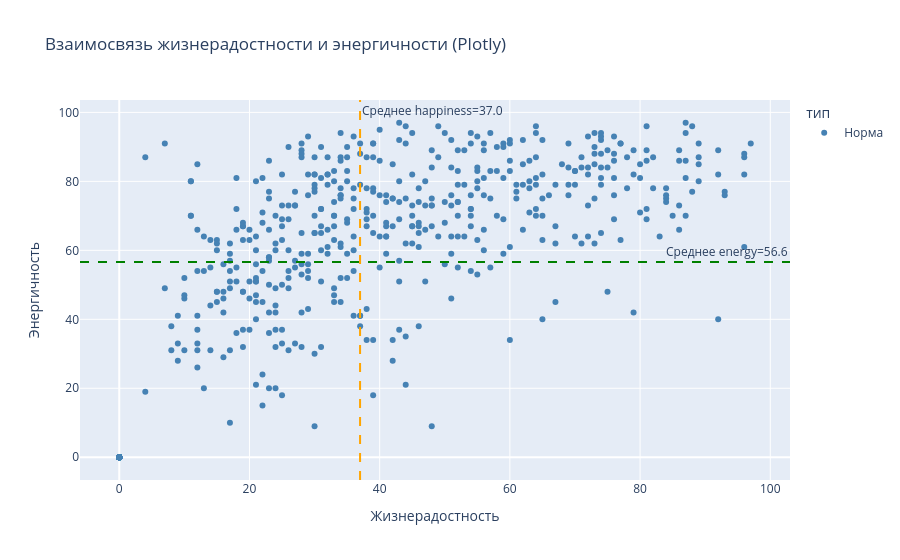

Write notebook code for a chart like this one.
### Code cell
# --- Plotly ---
df['тип'] = df['outlier'].map({True: 'Выброс', False: 'Норма'})

fig = px.scatter(
    df, x='happiness', y='energy',
    color='тип',
    color_discrete_map={'Норма': 'steelblue', 'Выброс': 'tomato'},
    title='Взаимосвязь жизнерадостности и энергичности (Plotly)',
    labels={'happiness': 'Жизнерадостность', 'energy': 'Энергичность'},
    hover_data=['artist_name', 'song_name', 'country']
)

fig.add_hline(y=mean_e, line_dash='dash', line_color='green',
              annotation_text=f'Среднее energy={mean_e:.1f}')
fig.add_vline(x=mean_h, line_dash='dash', line_color='orange',
              annotation_text=f'Среднее happiness={mean_h:.1f}')
fig.show()

### Figure 1 — Plotly figure (JSON) as saved in the notebook; plotly's stock layout.template omitted (floating-point values rounded to 4 significant figures; data arrays with more than 128 entries replaced by an {"elided": "..."} marker saying what was removed)
{"data": [{"customdata": {"elided": "565x3 str values"}, "hovertemplate": "тип=Норма<br>Жизнерадостность=%{x}<br>Энергичность=%{y}<br>artist_name=%{customdata[0]}<br>song_name=%{customdata[1]}<br>country=%{customdata[2]}<extra></extra>", "legendgroup": "Норма", "marker": {"color": "steelblue", "symbol": "circle"}, "mode": "markers", "name": "Норма", "orientation": "v", "showlegend": true, "type": "scatter", "x": {"elided": "565 float values"}, "xaxis": "x", "y": {"elided": "565 float values"}, "yaxis": "y"}], "layout": {"annotations": [{"showarrow": false, "text": "Среднее energy=56.6", "x": 1, "xanchor": "right", "xref": "x domain", "y": 56.61, "yanchor": "bottom", "yref": "y"}, {"showarrow": false, "text": "Среднее happiness=37.0", "x": 36.99, "xanchor": "left", "xref": "x", "y": 1, "yanchor": "top", "yref": "y domain"}], "legend": {"title": {"text": "тип"}, "tracegroupgap": 0}, "shapes": [{"line": {"color": "green", "dash": "dash"}, "type": "line", "x0": 0, "x1": 1, "xref": "x domain", "y0": 56.61, "y1": 56.61, "yref": "y"}, {"line": {"color": "orange", "dash": "dash"}, "type": "line", "x0": 36.99, "x1": 36.99, "xref": "x", "y0": 0, "y1": 1, "yref": "y domain"}], "title": {"text": "Взаимосвязь жизнерадостности и энергичности (Plotly)"}, "xaxis": {"anchor": "y", "domain": [0, 1], "title": {"text": "Жизнерадостность"}}, "yaxis": {"anchor": "x", "domain": [0, 1], "title": {"text": "Энергичность"}}}}
